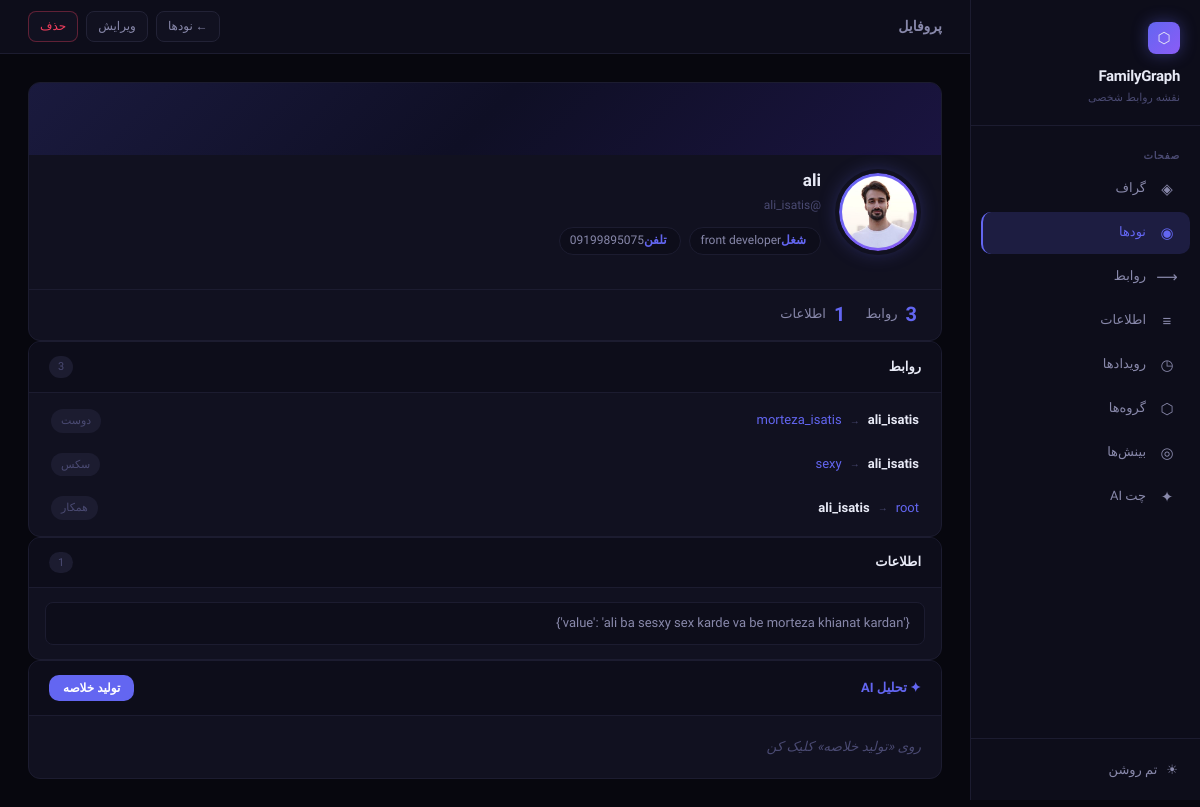
The page /nodes/6/ on the database its author committed.
### main/models.py (models this page shows, shortened)
class Node(models.Model):
    username = models.CharField(max_length=100, unique=True)
    picture = models.ImageField(upload_to="media/", blank=True, null=True)
    name = models.CharField(max_length=200, blank=True)
    birth_day = models.DateField(blank=True, null=True)
    career = models.CharField(max_length=200, blank=True)
    phone_number = models.CharField(max_length=20, blank=True)
    class Meta:
        ordering = ['username']

class Relationship(models.Model):
    STATUS_CHOICES = [
        ('active',    'فعال'),
        ('distant',   'دور شده'),
        ('inactive',  'غیرفعال'),
    ]
    rel      = models.CharField(max_length=100, blank=True, null=True)
    source   = models.ForeignKey(Node, related_name='as_source', on_delete=models.PROTECT)
    target   = models.ForeignKey(Node, related_name='as_target', on_delete=models.PROTECT)
    strength = models.IntegerField(default=3, choices=[(i, i) for i in range(1, 6)])  # 1-5
    status   = models.CharField(max_length=10, choices=STATUS_CHOICES, default='active')
    met_at   = models.DateField(blank=True, null=True, verbose_name='تاریخ آشنایی')
    class Meta:
        unique_together = ('source', 'target', 'rel')

class Information(models.Model):
    VISIBILITY_CHOICES = [
        ('public', 'Everyone can see'),
        ('shared', 'Someone can see'),
        ('private', 'Nobody'),
    ]
    node = models.ForeignKey(
        Node,
        on_delete=models.PROTECT,
        related_name='informations'
    )
    visibility = models.CharField(
        max_length=10,
        choices=VISIBILITY_CHOICES,
        default='private'
    )
    data = models.JSONField(blank=True, null=True)

### main/views.py (the view)
# urls.py: path('nodes/<int:pk>/', views.node_detail, name='node_detail'),
@require_http_methods(["GET"])
def node_detail(request, pk):
    node = get_object_or_404(Node, pk=pk)
    relationships = Relationship.objects.filter(
        Q(source=node) | Q(target=node)
    ).select_related('source', 'target')
    informations = Information.objects.filter(node=node)
    context = {
        'node': node,
        'relationships': relationships,
        'informations': informations,
    }
    return render(request, 'nodes/node_detail.html', context)

### templates/nodes/node_detail.html (shortened to what this page needs)
{% extends "base.html" %}
{% block page_title %}پروفایل{% endblock %}
{% block nav_nodes %}active{% endblock %}
{% block topbar_actions %}
  <a href="{% url 'node_list' %}" class="btn btn-sm">← نودها</a>
  <a href="{% url 'node_update' node.id %}" class="btn btn-sm">ویرایش</a>
  <a href="{% url 'node_delete' node.id %}" class="btn btn-sm btn-danger">حذف</a>
{% endblock %}
{% block content %}
<div class="detail-stack">
  <div class="profile-card">
    <div class="profile-banner"></div>
    <div class="profile-body">
      <div class="avatar-wrap">
        <div class="avatar-ring">
          {% if node.picture %}
            <div class="avatar"><img src="{{ node.picture.url }}" alt="{{ node.username }}"></div>
          {% else %}
            <div class="avatar-ph">{{ node.username|first|upper }}</div>
          {% endif %}
        </div>
      </div>
      <div class="profile-info">
        <div class="profile-name">{{ node.name|default:node.username }}</div>
        <div class="profile-username">@{{ node.username }}</div>
        <div class="profile-meta">
          {% if node.career %}<span class="meta-tag"><strong>شغل</strong>{{ node.career }}</span>{% endif %}
          {% if node.phone_number %}<span class="meta-tag" dir="ltr"><strong>تلفن</strong>{{ node.phone_number }}</span>{% endif %}
        </div>
      </div>
    </div>
    <div class="profile-stats">
      <div class="stat-item">
        <span class="stat-num">{{ relationships|length }}</span>
        <span>روابط</span>
      </div>
      <div class="stat-item">
        <span class="stat-num">{{ informations|length }}</span>
        <span>اطلاعات</span>
      </div>
    </div>
  </div>
  <div class="section-card">
    <div class="section-head">
      <span class="section-head-title">روابط</span>
      <span class="chip">{{ relationships|length }}</span>
    </div>
    {% if relationships %}
      <div class="rel-list">
        {% for r in relationships %}
        <div class="rel-row">
          <div class="rel-nodes">
            {% if r.source == node %}
              <span class="rel-me">{{ r.source.username }}</span>
              <span class="rel-arrow">→</span>
              <a href="{% url 'node_detail' r.target.id %}">{{ r.target.username }}</a>
            {% else %}
              <a href="{% url 'node_detail' r.source.id %}">{{ r.source.username }}</a>
              <span class="rel-arrow">→</span>
              <span class="rel-me">{{ r.target.username }}</span>
            {% endif %}
          </div>
          <span class="rel-badge">{{ r.rel|default:"—" }}</span>
        </div>
        {% endfor %}
      </div>
    {% else %}
      <div class="empty-sec">هیچ رابطه‌ای ثبت نشده</div>
    {% endif %}
  </div>
  <div class="section-card">
    <div class="section-head">
      <span class="section-head-title">اطلاعات</span>
      <span class="chip">{{ informations|length }}</span>
    </div>
    {% if informations %}
      <div class="info-list">
        {% for info in informations %}
          <div class="info-item">{{ info.data }}</div>
        {% endfor %}
      </div>
    {% else %}
      <div class="empty-sec">اطلاعاتی ثبت نشده</div>
    {% endif %}
  </div>
  <div class="ai-summary-card">
    <div class="ai-summary-head">
      <span class="ai-summary-title">✦ تحلیل AI</span>
      <button class="btn-ai" id="aiBtn" onclick="loadSummary()">تولید خلاصه</button>
    </div>
    <div class="ai-summary-body" id="aiBody">
      <span style="color:var(--text-muted);font-style:italic">روی «تولید خلاصه» کلیک کن</span>
    </div>
  </div>
</div>
{% endblock %}

### rows shown on the page
Node: picture (picture), name "ali", username "ali_isatis", career "front developer", phone_number "09199895075"
Relationship: source.username "ali_isatis", target.username "morteza_isatis", rel "دوست"
Relationship: source.username "ali_isatis", target.username "sexy", rel "سکس"
Relationship: source.username "root", target.username "ali_isatis", rel "همکار"
Information: data "{'value': 'ali ba sesxy sex karde va be morteza khianat kardan'}"

### other values the page prints
{{ relationships|length }} "3"
{{ informations|length }} "1"
